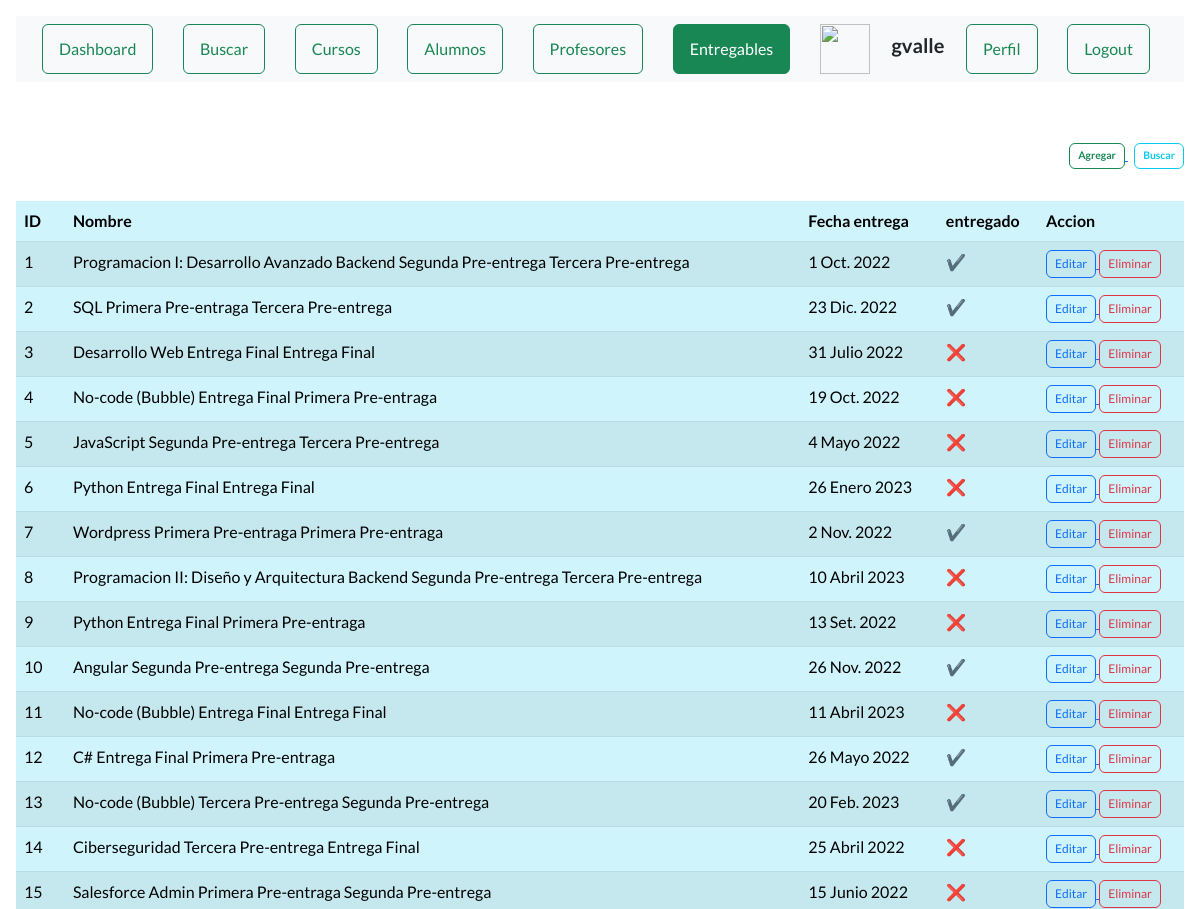
Before: /ver_entregables (signed in, upper part) with the older database file.
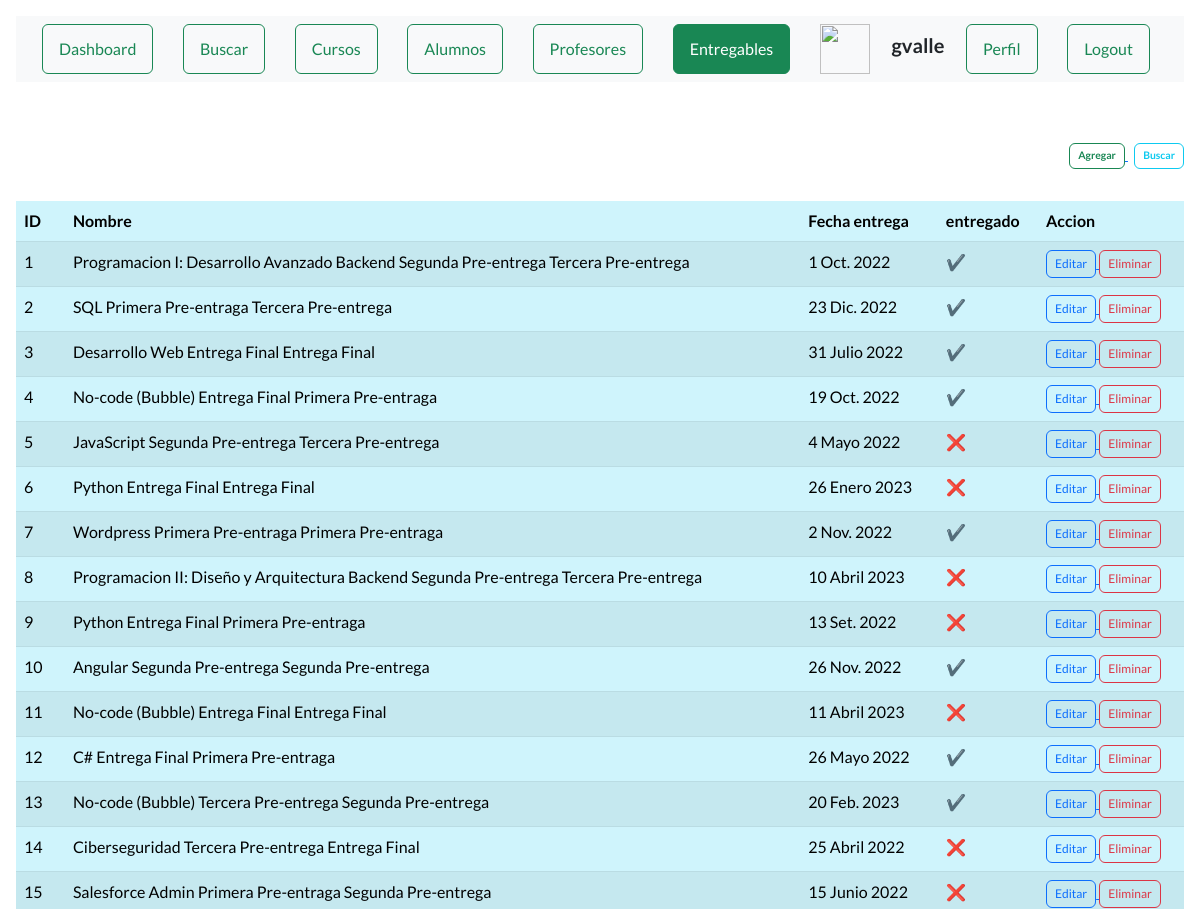
After: the same page with the newer database file.
### AppCoder/models.py (models this page shows, shortened)
class Entregable(models.Model):
    nombre = models.CharField(max_length=200)
    fecha_entrega = models.DateField()
    entregado = models.BooleanField(null=True)

### AppCoder/views.py (the view)
# urls.py: path("ver_entregables", views.ver_entregables, name="entregables"),
def ver_entregables(request):
    entregables = Entregable.objects.all()
    user = request.user.id
    if user is not None:
        entregable_seleccionado = True
        avatares = Avatar.objects.filter(user=request.user.id)
        return render(request , "entregables.html", {"url": avatares[0].imagen.url, "entregables": entregables,
                                                    "entregable_seleccionado": entregable_seleccionado})
    return render(request, "entregables.html", {"entregables": entregables})

### AppCoder/templates/entregables.html (shortened to what this page needs)
{% extends "base.html" %}
{% block title %}<h1 class="text-center"> Entregables </h1>{% endblock %}
{% load static %}
{% block contenido %}
    <div class="d-grid gap-2 col-12 mx-auto justify-content-md-end">
        <div>
            <a href="{% url 'alta_entregable' %}">
                <button type="button"
                        class="fw-bold btn btn btn-outline-success"
                        style="--bs-btn-padding-y: .25rem; --bs-btn-padding-x: .5rem;
                        --bs-btn-font-size: .65rem;">
                    Agregar
                </button>
            </a>
            <a href="{% url 'bus_entregable' %}">
                <button type="button"
                        class="fw-bold btn btn btn-outline-info"
                        style="--bs-btn-padding-y: .25rem; --bs-btn-padding-x: .5rem;
                        --bs-btn-font-size: .65rem;">
                    Buscar
                </button>
            </a>
        </div>
    </div>
    {% if entregables %}
    <table class="table table-md table-info table-striped">
    <div class="table-responsive">
        <thead>
            <tr>
                <th>ID</th>
                <th>Nombre</th>
                <th>Fecha entrega</th>
                <th>entregado</th>
                <th>Accion</th>
            </tr>
        </thead>
        <body>
            {% for n in entregables %}
            <tr>
                <td>{{n.id}}</td>
                <td>{{n.nombre}}</td>
                <td>{{n.fecha_entrega}}</td>
                <td>{% if n.entregado == False %} ❌ {% else %} ✔ {% endif %}</td>
                <td>
                    {% if request.user.is_authenticated %}
                        <div>
                            {% if request.user.is_staff %}
                            <a href="{% url 'editar_entregable' n.id %}">
                                <button type="button"
                                            class="btn btn-outline-primary"
                                            style="--bs-btn-padding-y: .25rem; --bs-btn-padding-x: .5rem;
                                --bs-btn-font-size: .75rem;">Editar
                                    </button>
                            </a>
                            {% endif %}
                            {% if request.user.is_superuser %}
                            <a href="{% url 'eliminar_entregable' n.id %}">
                                <button type="button"
                                            class="btn btn-outline-danger btnEliminacion"
                                            style="--bs-btn-padding-y: .25rem; --bs-btn-padding-x: .5rem;
                                --bs-btn-font-size: .75rem;">Eliminar
                                    </button>
                            </a>
                            {% endif %}
                        </div>
                    {% endif %}
                </td>
            </tr>
            {% endfor %}
        </body>
        </div>
    </table>
    {% else %}
        <center><h4 class="fs-4 text-warning bg-dark">No hay registros</h4></center>
    {% endif %}
{% endblock %}

Changed rows visible on the page:
changed Entregable "Desarrollo Web Entrega Final Entrega Final": entregado "❌" → "✔"
changed Entregable "No-code (Bubble) Entrega Final Primera Pre-entraga": entregado "❌" → "✔"
